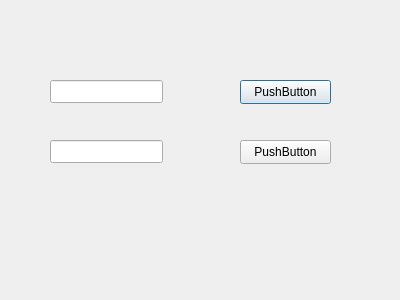
<?xml version="1.0" encoding="UTF-8"?>
<ui version="4.0">
 <class>hilfsding</class>
 <widget class="QDialog" name="hilfsding">
  <property name="geometry">
   <rect>
    <x>0</x>
    <y>0</y>
    <width>400</width>
    <height>300</height>
   </rect>
  </property>
  <property name="windowTitle">
   <string>Dialog</string>
  </property>
  <widget class="QLineEdit" name="lineEdit">
   <property name="geometry">
    <rect>
     <x>50</x>
     <y>80</y>
     <width>113</width>
     <height>23</height>
    </rect>
   </property>
  </widget>
  <widget class="QLineEdit" name="lineEdit_2">
   <property name="geometry">
    <rect>
     <x>50</x>
     <y>140</y>
     <width>113</width>
     <height>23</height>
    </rect>
   </property>
  </widget>
  <widget class="QPushButton" name="pushButton">
   <property name="geometry">
    <rect>
     <x>240</x>
     <y>80</y>
     <width>91</width>
     <height>24</height>
    </rect>
   </property>
   <property name="text">
    <string>PushButton</string>
   </property>
  </widget>
  <widget class="QPushButton" name="pushButton_2">
   <property name="geometry">
    <rect>
     <x>240</x>
     <y>140</y>
     <width>91</width>
     <height>24</height>
    </rect>
   </property>
   <property name="text">
    <string>PushButton</string>
   </property>
  </widget>
 </widget>
 <resources/>
 <connections/>
</ui>
